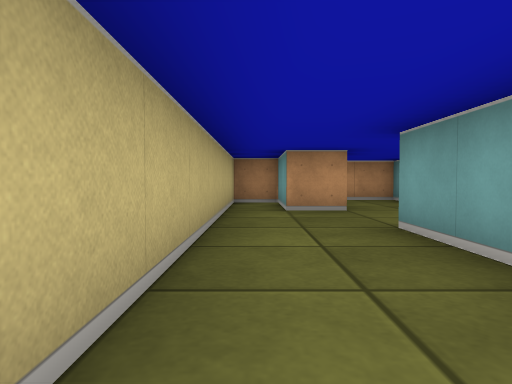
View 1 (above)

24 first-person views from a walk through a cub3D maze. The camera is about half as high as the walls, tilts 2° down and sees 75° across. The floor is counted in squares. Each view is taken from the middle of a square. On the plan, view 1 faces up. The plan holds only what a view shows up to about 9 squares ahead; the rest is blank.

View 2
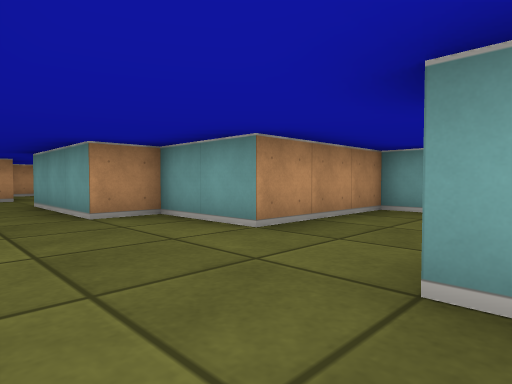

View 3
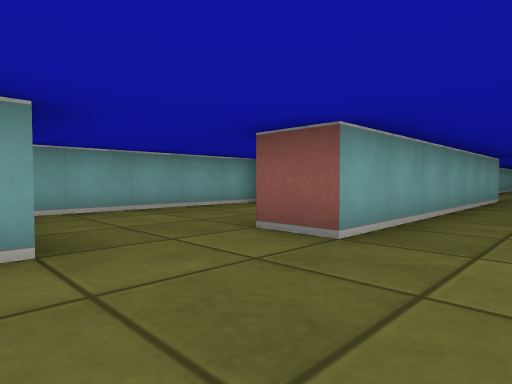

View 4
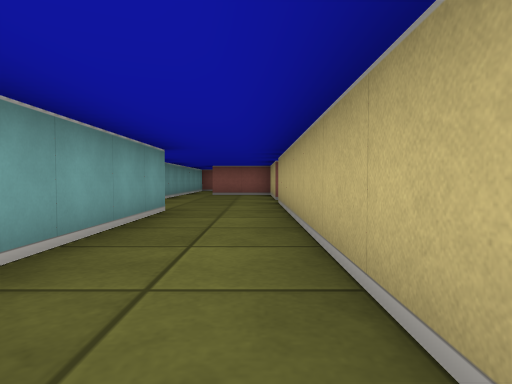

View 5
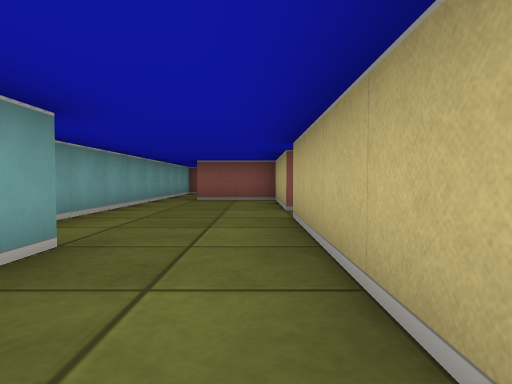

View 6
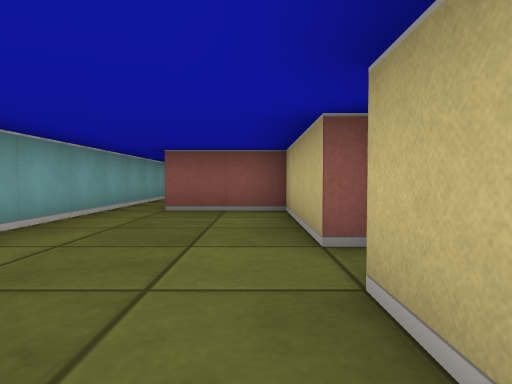

View 7
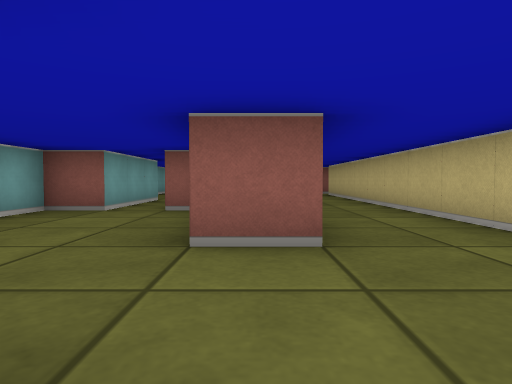

View 8
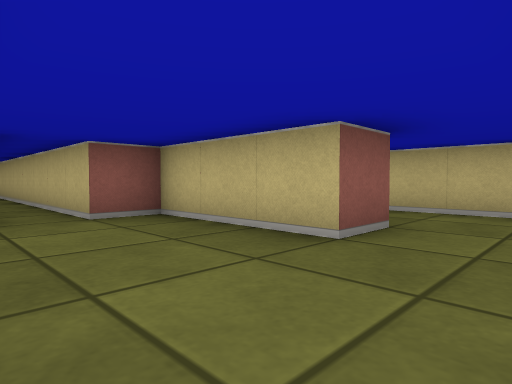

View 9
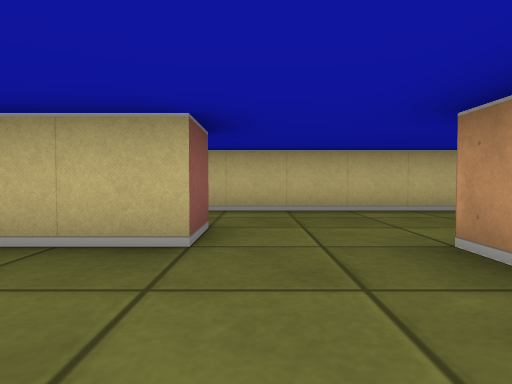

View 10
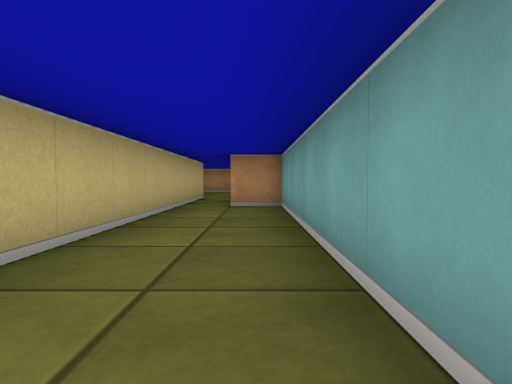

View 11
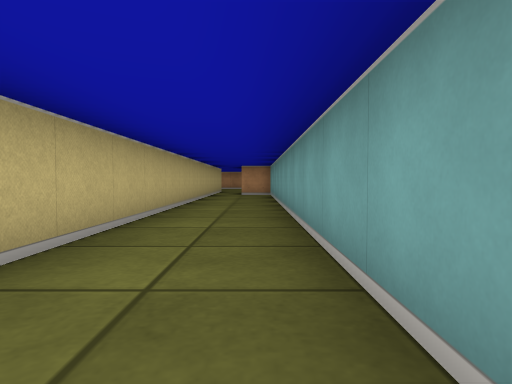

View 12
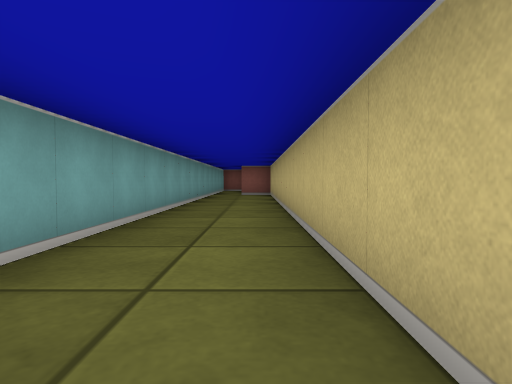

View 13
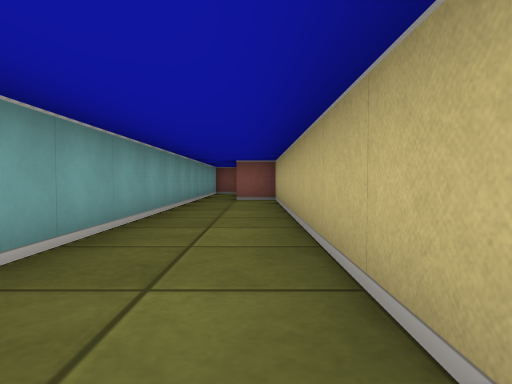

View 14
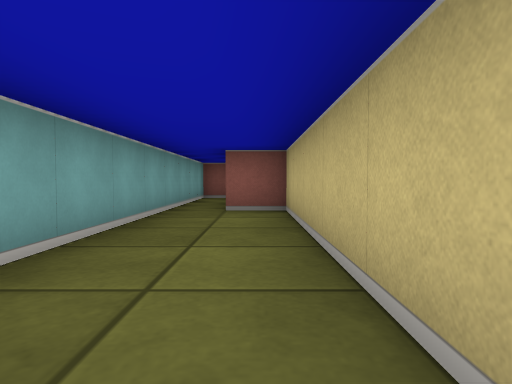

View 15
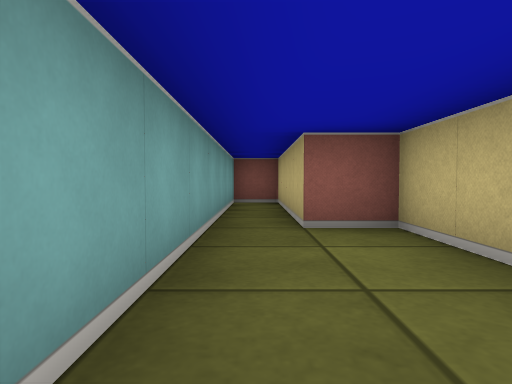

View 16
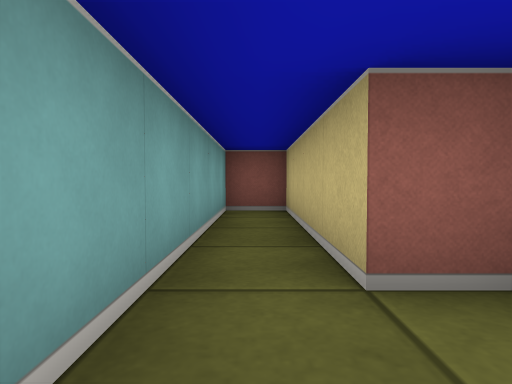

View 17
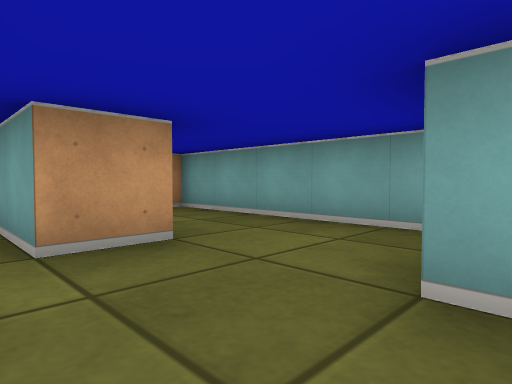

View 18
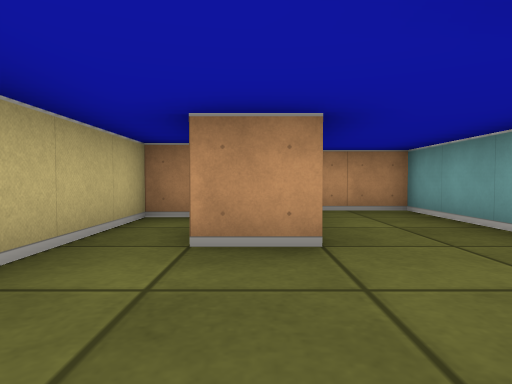

View 19
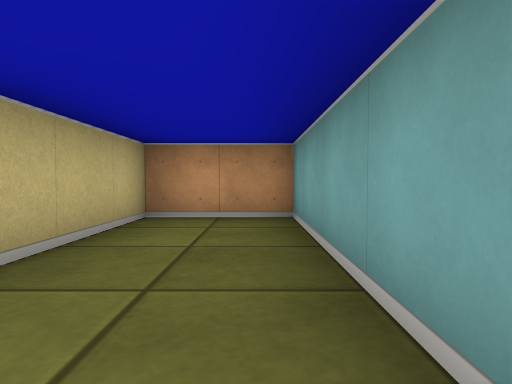

View 20
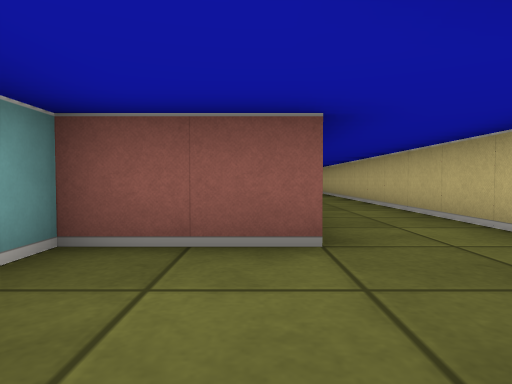

View 21
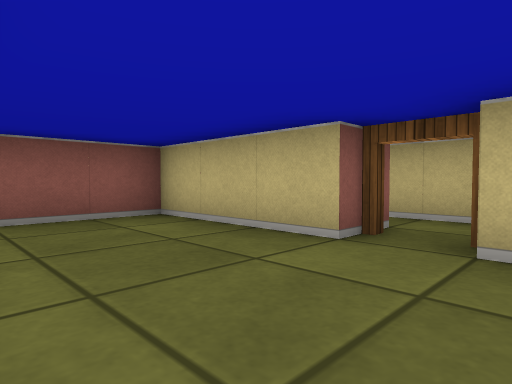

View 22
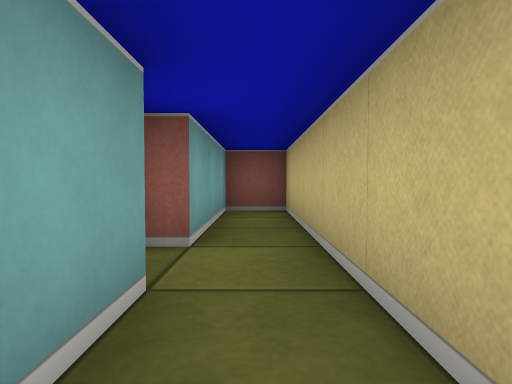

View 23
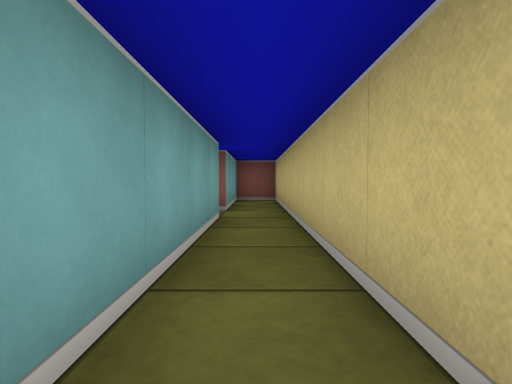

View 24
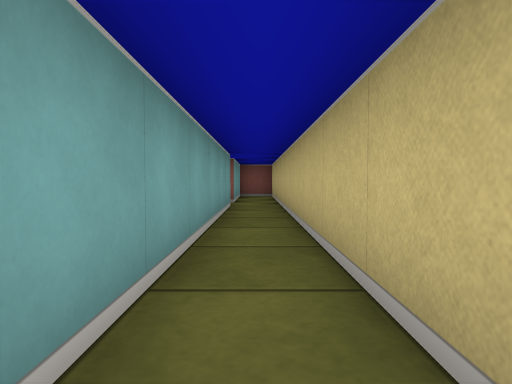

### Floor plan
Ten units are one square. View 1 is at (0, 0); x grows to the right and y downward. Boxes are objects, and circles mark ways between rooms. Rooms are numbered by the first view taken in them; rooms with no view inside come last. Other rooms are left out.
<svg viewBox="-30 -90 90 420">
<path fill="none" stroke="#000" d="M15 105 15 35 25 35 25 65 35 65 35 95M45 95 45 65 55 65 55 15 25 15 25 -5 15 -5 15 -35 35 -35 35 -85 15 -85 15 -59M-5 135 -5 165 15 165M16 -55 5 -55 5 -75 -5 -75 -5 125M25 200 25 121M35 95 35 285 45 285 45 325 55 325 55 95 45 95M-25 66 -25 165 -15 165 -15 135M-15 125 -15 66"/>
<circle cx="40" cy="100" r="3" fill="#2a7"/>
<circle cx="-10" cy="130" r="3" fill="#2a7"/>
<text x="10" y="50">1</text>
<text x="50" y="200">2</text>
<text x="-20" y="40">3</text>
</svg>
Room 1 opens to room 2. Room 1 opens to room 3.

Where each view was taken, in squares from view 1:
view 1: 0 up, 0 right, facing up
view 2: 4 down, 0 right, facing up-right
view 3: 1 down, 0 right, facing down-right
view 4: 5 down, 0 right, facing down
view 5: 8 down, 0 right, facing down
view 6: 11 down, 0 right, facing down
view 7: 1 down, 2 right, facing down
view 8: 2 down, 5 right, facing down-left
view 9: 3 down, 5 right, facing left
view 10: 16 down, 5 right, facing up
view 11: 21 down, 5 right, facing up
view 12: 17 down, 4 right, facing down
view 13: 20 down, 4 right, facing down
view 14: 23 down, 4 right, facing down
view 15: 25 down, 5 right, facing down
view 16: 27 down, 5 right, facing down
view 17: 3 up, 0 right, facing up-right
view 18: 3 up, 1 right, facing up
view 19: 4 up, 3 right, facing up
view 20: 6 up, 2 right, facing down
view 21: 12 down, 2 right, facing down-left
view 22: 11 down, 2 left, facing down
view 23: 8 down, 2 left, facing down
view 24: 6 down, 2 left, facing down
